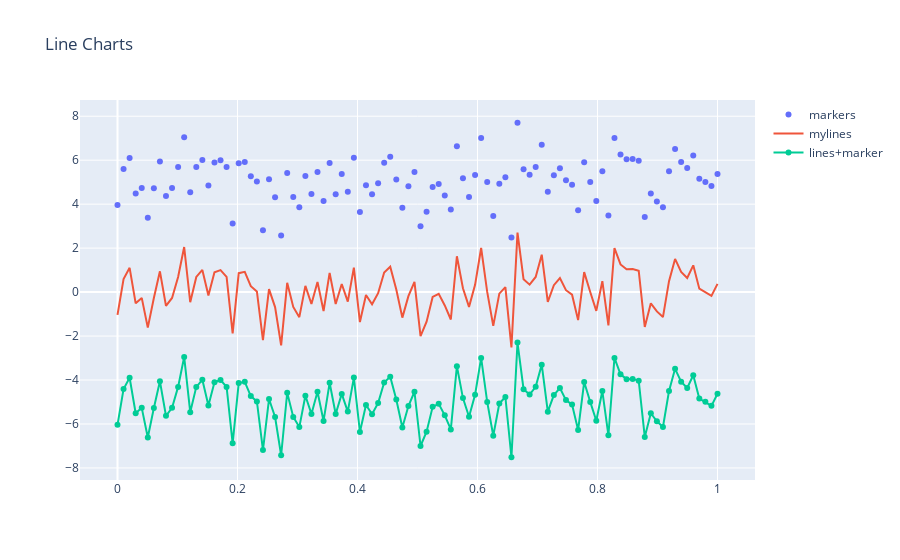

The notebook cell saved with this chart:
### Markdown cell above
# Plotly examples
## line chart

### Code cell
import numpy as np
import plotly.offline as pyo
import plotly.graph_objs as go

np.random.seed(56)
x_values = np.linspace(0, 1, 100)
y_values = np.random.randn(100)

trace0 = go.Scatter(x=x_values,
                    y=y_values+5,
                    mode='markers',
                    name='markers')
trace1 = go.Scatter(x=x_values,
                    y=y_values,
                    mode='lines',
                    name='mylines')
trace2 = go.Scatter(x=x_values,
                    y=y_values-5,
                    mode='lines+markers',
                    name='lines+marker')

data = [trace0, trace1, trace2]
layout = go.Layout(title='Line Charts')
fig = go.Figure(data=data, layout=layout)
pyo.iplot(fig)
